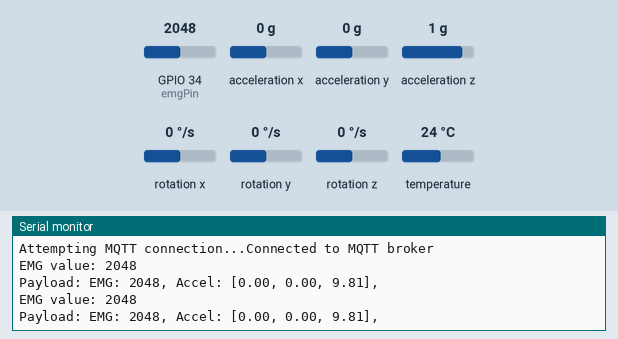
A sketch run on a simulated ESP32. Parts: the last lines printed to the serial monitor. Inputs (shaded band) come from the test bench; at power-on: acceleration x 0 g, GPIO 34 (emgPin) = 2048, acceleration y 0 g, acceleration z 1 g, rotation x 0 °/s, rotation y 0 °/s, rotation z 0 °/s, temperature 24 °C (analog values on the 0–4095 scale). WiFi joins after 1.5 s; servers stay silent unless stated; no MQTT or app messages arrive unless stated.

Above: at 2.7 s.
2.8 s: acceleration x set to -1.4 g
At 4.1 s:
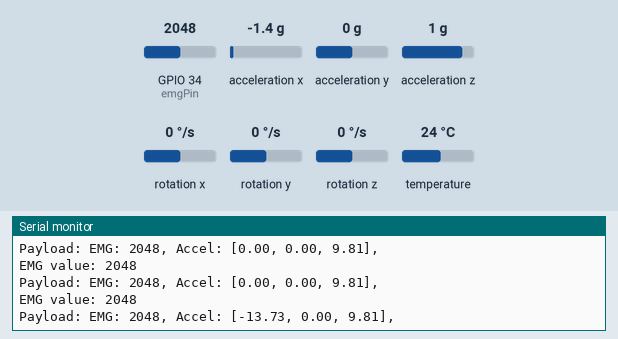
4.3 s: GPIO 34 (emgPin) set to 2866
At 5.4 s:
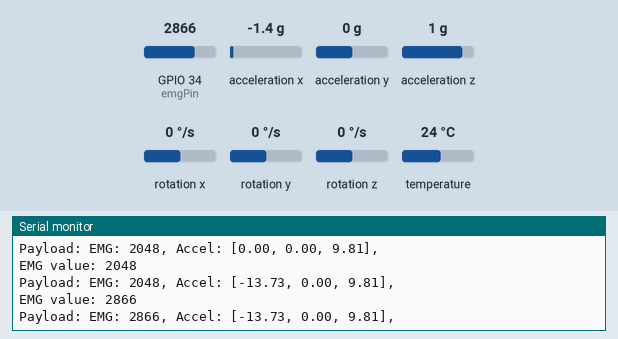
5.8 s: acceleration y set to -1.4 g
At 7.1 s:
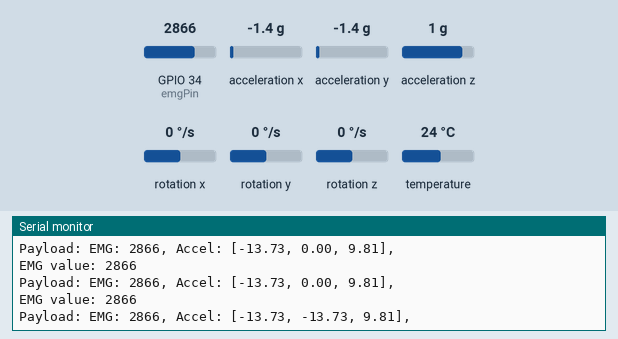
7.3 s: acceleration z set to -1.4 g
At 8.3 s:
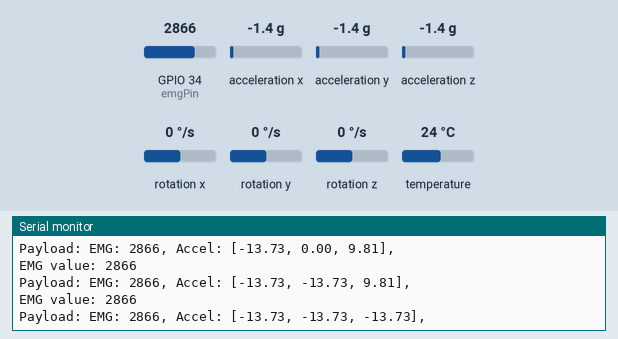
8.8 s: GPIO 34 (emgPin) set to 3972
At 10.1 s:
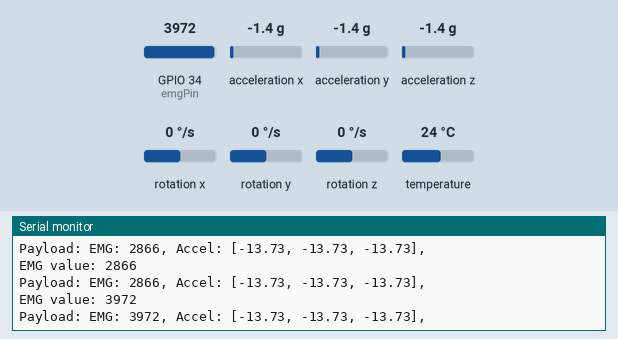
Timing chart, 0 to 11.3 s (numbered marks = the images above; inputs shaded):
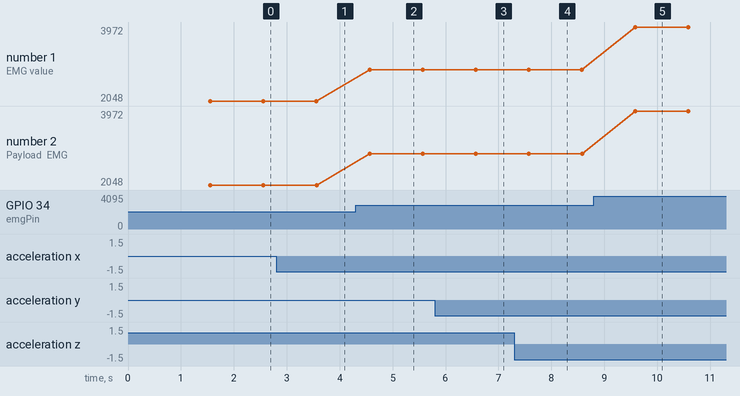

The sketch:

sketch_jun21b.ino
```cpp
#include <Wire.h>
#include <Adafruit_MPU6050.h>
#include <Adafruit_Sensor.h>
#include <WiFi.h>
#include <PubSubClient.h>


// WiFi and MQTT server credentials
const char* ssid = "my hotspot";
const char* password = "12345678";
const char* mqtt_server = "192.168.220.196";

// WiFi and MQTT clients
WiFiClient espClient;
PubSubClient client(espClient);

// EMG sensor pin
const int emgPin = 34;
int emgValue = 0;

// MPU6050 sensor
Adafruit_MPU6050 mpu;

void setup() {
  // Initialize serial communication
  Serial.begin(115200);
  Serial.println("Starting setup...");

  // Connect to WiFi
  WiFi.begin(ssid, password);
  Serial.print("Connecting to WiFi");
  while (WiFi.status() != WL_CONNECTED) {
    delay(500);
    Serial.print(".");
  }
  Serial.println();
  Serial.println("WiFi connected successfully");

  // Set MQTT server
  client.setServer(mqtt_server, 1883);

  // Initialize EMG sensor
  analogReadResolution(12);
  analogSetAttenuation(ADC_11db);

  // Initialize MPU6050 sensor
  if (!mpu.begin()) {
    Serial.println("Failed to find MPU6050 chip");
    while (1) {
      delay(1000);
    }
  }
  mpu.setAccelerometerRange(MPU6050_RANGE_8_G);
  mpu.setGyroRange(MPU6050_RANGE_500_DEG);
  mpu.setFilterBandwidth(MPU6050_BAND_21_HZ);

  Serial.println("Setup complete.");
}

void reconnect() {
  // Reconnect to MQTT server if not connected
  while (!client.connected()) {
    Serial.print("Attempting MQTT connection...");
    if (client.connect("ESP32Client")) {
      Serial.println("Connected to MQTT broker");
    } else {
      Serial.print("Failed, rc=");
      Serial.print(client.state());
      Serial.println(" try again in 5 seconds");
      delay(5000);
    }
  }
}

void loop() {
  // Maintain MQTT connection
  if (!client.connected()) {
    reconnect();
  }
  client.loop();

  // Read the EMG sensor value
  emgValue = analogRead(emgPin);
  Serial.print("EMG value: ");
  Serial.println(emgValue);

  // Read MPU6050 sensor values
  sensors_event_t a, g, temp;
  mpu.getEvent(&a, &g, &temp);

  // Get the current time


  // Construct the payload with timestamp, EMG data, and MPU6050 data
  String payload = "EMG: " + String(emgValue) + ", ";
  payload += "Accel: [" + String(a.acceleration.x) + ", " + String(a.acceleration.y) + ", " + String(a.acceleration.z) + "], ";


  // Print the payload to the serial monitor
  Serial.print("Payload: ");
  Serial.println(payload);

  // Publish the payload to the MQTT topic
  client.publish("sensor/data", (char*)payload.c_str());

  delay(1000);
}
```

Measured:
- after the input at 2.8 s, the serial monitor: prints a new line after 0.76 s (image 1)
- after the input at 4.3 s, the serial monitor: prints a new line after 0.26 s (image 2)
- after the input at 5.8 s, the serial monitor: prints a new line after 0.77 s (image 3)
- after the input at 7.3 s, the serial monitor: prints a new line after 0.28 s (image 4)
- after the input at 8.8 s, the serial monitor: prints a new line after 0.78 s (image 5)
- plotted number 1: 2048 → 2866 after the input at 4.3 s, 2866 → 3972 after the input at 8.8 s
- plotted number 2: 2048 → 2866 after the input at 4.3 s, 2866 → 3972 after the input at 8.8 s
